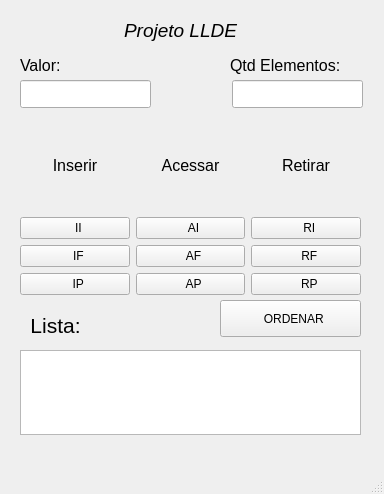
<?xml version="1.0" encoding="UTF-8"?>
<ui version="4.0">
 <class>MainWindow</class>
 <widget class="QMainWindow" name="MainWindow">
  <property name="enabled">
   <bool>true</bool>
  </property>
  <property name="geometry">
   <rect>
    <x>0</x>
    <y>0</y>
    <width>384</width>
    <height>494</height>
   </rect>
  </property>
  <property name="font">
   <font>
    <pointsize>9</pointsize>
   </font>
  </property>
  <property name="mouseTracking">
   <bool>false</bool>
  </property>
  <property name="windowTitle">
   <string>Lista Linear Duplamente Encadeada</string>
  </property>
  <property name="windowIcon">
   <iconset resource="Arquivos.qrc">
    <normaloff>:/new/images/Arquivos/OIP.jpeg</normaloff>:/new/images/Arquivos/OIP.jpeg</iconset>
  </property>
  <property name="toolTip">
   <string notr="true"/>
  </property>
  <widget class="QWidget" name="centralwidget">
   <widget class="QLabel" name="label_4">
    <property name="geometry">
     <rect>
      <x>110</x>
      <y>10</y>
      <width>141</width>
      <height>41</height>
     </rect>
    </property>
    <property name="text">
     <string>&lt;html&gt;&lt;head/&gt;&lt;body&gt;&lt;p align=&quot;center&quot;&gt;&lt;span style=&quot; font-size:14pt; font-style:italic;&quot;&gt;Projeto LLDE&lt;/span&gt;&lt;/p&gt;&lt;/body&gt;&lt;/html&gt;</string>
    </property>
   </widget>
   <widget class="QLabel" name="label_7">
    <property name="geometry">
     <rect>
      <x>20</x>
      <y>50</y>
      <width>61</width>
      <height>31</height>
     </rect>
    </property>
    <property name="text">
     <string>&lt;html&gt;&lt;head/&gt;&lt;body&gt;&lt;p&gt;&lt;span style=&quot; font-size:12pt;&quot;&gt;Valor:&lt;/span&gt;&lt;/p&gt;&lt;/body&gt;&lt;/html&gt;</string>
    </property>
   </widget>
   <widget class="QLabel" name="label_8">
    <property name="geometry">
     <rect>
      <x>230</x>
      <y>50</y>
      <width>141</width>
      <height>31</height>
     </rect>
    </property>
    <property name="text">
     <string>&lt;html&gt;&lt;head/&gt;&lt;body&gt;&lt;p&gt;&lt;span style=&quot; font-size:12pt;&quot;&gt;Qtd Elementos:&lt;/span&gt;&lt;/p&gt;&lt;/body&gt;&lt;/html&gt;</string>
    </property>
   </widget>
   <widget class="QLineEdit" name="lineEditQuantidadeElementos">
    <property name="geometry">
     <rect>
      <x>232</x>
      <y>80</y>
      <width>131</width>
      <height>28</height>
     </rect>
    </property>
   </widget>
   <widget class="QLineEdit" name="lineEditValor">
    <property name="geometry">
     <rect>
      <x>20</x>
      <y>80</y>
      <width>131</width>
      <height>28</height>
     </rect>
    </property>
   </widget>
   <widget class="QLabel" name="label_9">
    <property name="geometry">
     <rect>
      <x>20</x>
      <y>310</y>
      <width>71</width>
      <height>31</height>
     </rect>
    </property>
    <property name="text">
     <string>&lt;html&gt;&lt;head/&gt;&lt;body&gt;&lt;p align=&quot;center&quot;&gt;&lt;span style=&quot; font-size:16pt;&quot;&gt;Lista:&lt;/span&gt;&lt;/p&gt;&lt;/body&gt;&lt;/html&gt;</string>
    </property>
   </widget>
   <widget class="QTextEdit" name="textEditSaida">
    <property name="geometry">
     <rect>
      <x>20</x>
      <y>350</y>
      <width>341</width>
      <height>85</height>
     </rect>
    </property>
   </widget>
   <widget class="QWidget" name="layoutWidget">
    <property name="geometry">
     <rect>
      <x>20</x>
      <y>120</y>
      <width>341</width>
      <height>175</height>
     </rect>
    </property>
    <layout class="QVBoxLayout" name="verticalLayout">
     <item>
      <layout class="QHBoxLayout" name="horizontalLayout_4">
       <item>
        <widget class="QLabel" name="label">
         <property name="text">
          <string>&lt;html&gt;&lt;head/&gt;&lt;body&gt;&lt;p align=&quot;center&quot;&gt;&lt;span style=&quot; font-size:12pt;&quot;&gt;Inserir&lt;/span&gt;&lt;/p&gt;&lt;/body&gt;&lt;/html&gt;</string>
         </property>
        </widget>
       </item>
       <item>
        <widget class="QLabel" name="label_2">
         <property name="text">
          <string>&lt;html&gt;&lt;head/&gt;&lt;body&gt;&lt;p align=&quot;center&quot;&gt;&lt;span style=&quot; font-size:12pt;&quot;&gt;Acessar&lt;/span&gt;&lt;/p&gt;&lt;/body&gt;&lt;/html&gt;</string>
         </property>
        </widget>
       </item>
       <item>
        <widget class="QLabel" name="label_3">
         <property name="text">
          <string>&lt;html&gt;&lt;head/&gt;&lt;body&gt;&lt;p align=&quot;center&quot;&gt;&lt;span style=&quot; font-size:12pt;&quot;&gt;Retirar&lt;/span&gt;&lt;/p&gt;&lt;/body&gt;&lt;/html&gt;</string>
         </property>
        </widget>
       </item>
      </layout>
     </item>
     <item>
      <layout class="QHBoxLayout" name="horizontalLayout">
       <item>
        <widget class="QPushButton" name="pushButtonInserirInicio">
         <property name="mouseTracking">
          <bool>false</bool>
         </property>
         <property name="toolTip">
          <string>Inserir no Inicio</string>
         </property>
         <property name="toolTipDuration">
          <number>-1</number>
         </property>
         <property name="whatsThis">
          <string/>
         </property>
         <property name="text">
          <string>  II</string>
         </property>
         <property name="icon">
          <iconset resource="Arquivos.qrc">
           <normaloff>:/new/images/Arquivos/incluir.jpg</normaloff>:/new/images/Arquivos/incluir.jpg</iconset>
         </property>
         <property name="iconSize">
          <size>
           <width>30</width>
           <height>30</height>
          </size>
         </property>
         <property name="autoDefault">
          <bool>false</bool>
         </property>
        </widget>
       </item>
       <item>
        <widget class="QPushButton" name="pushButtonAcessarInicio">
         <property name="toolTip">
          <string>Acessar no Inicio</string>
         </property>
         <property name="text">
          <string>  AI</string>
         </property>
         <property name="icon">
          <iconset resource="Arquivos.qrc">
           <normaloff>:/new/images/Arquivos/acessar.jpg</normaloff>:/new/images/Arquivos/acessar.jpg</iconset>
         </property>
         <property name="iconSize">
          <size>
           <width>30</width>
           <height>30</height>
          </size>
         </property>
        </widget>
       </item>
       <item>
        <widget class="QPushButton" name="pushButtonRetirarInicio">
         <property name="toolTip">
          <string>Retirar no Inicio</string>
         </property>
         <property name="text">
          <string>  RI</string>
         </property>
         <property name="icon">
          <iconset resource="Arquivos.qrc">
           <normaloff>:/new/images/Arquivos/retirar.jpg</normaloff>:/new/images/Arquivos/retirar.jpg</iconset>
         </property>
         <property name="iconSize">
          <size>
           <width>30</width>
           <height>30</height>
          </size>
         </property>
        </widget>
       </item>
      </layout>
     </item>
     <item>
      <layout class="QHBoxLayout" name="horizontalLayout_2">
       <item>
        <widget class="QPushButton" name="pushButtonInserirFinal">
         <property name="toolTip">
          <string>Incluir no Final</string>
         </property>
         <property name="text">
          <string>  IF</string>
         </property>
         <property name="icon">
          <iconset resource="Arquivos.qrc">
           <normaloff>:/new/images/Arquivos/incluir.jpg</normaloff>:/new/images/Arquivos/incluir.jpg</iconset>
         </property>
         <property name="iconSize">
          <size>
           <width>30</width>
           <height>30</height>
          </size>
         </property>
        </widget>
       </item>
       <item>
        <widget class="QPushButton" name="pushButtonAcessarFinal">
         <property name="toolTip">
          <string>Acessar no Final</string>
         </property>
         <property name="text">
          <string>  AF</string>
         </property>
         <property name="icon">
          <iconset resource="Arquivos.qrc">
           <normaloff>:/new/images/Arquivos/acessar.jpg</normaloff>:/new/images/Arquivos/acessar.jpg</iconset>
         </property>
         <property name="iconSize">
          <size>
           <width>30</width>
           <height>30</height>
          </size>
         </property>
        </widget>
       </item>
       <item>
        <widget class="QPushButton" name="pushButtonRetirarFinal">
         <property name="toolTip">
          <string>Retirar no Final</string>
         </property>
         <property name="text">
          <string>  RF</string>
         </property>
         <property name="icon">
          <iconset resource="Arquivos.qrc">
           <normaloff>:/new/images/Arquivos/retirar.jpg</normaloff>:/new/images/Arquivos/retirar.jpg</iconset>
         </property>
         <property name="iconSize">
          <size>
           <width>30</width>
           <height>30</height>
          </size>
         </property>
        </widget>
       </item>
      </layout>
     </item>
     <item>
      <layout class="QHBoxLayout" name="horizontalLayout_3">
       <item>
        <widget class="QPushButton" name="pushButtonInserirPosicao">
         <property name="toolTip">
          <string>Inserir na Posição</string>
         </property>
         <property name="text">
          <string>  IP</string>
         </property>
         <property name="icon">
          <iconset resource="Arquivos.qrc">
           <normaloff>:/new/images/Arquivos/incluir.jpg</normaloff>:/new/images/Arquivos/incluir.jpg</iconset>
         </property>
         <property name="iconSize">
          <size>
           <width>30</width>
           <height>30</height>
          </size>
         </property>
        </widget>
       </item>
       <item>
        <widget class="QPushButton" name="pushButtonAcessarPosicao">
         <property name="toolTip">
          <string>Acessar na Posição</string>
         </property>
         <property name="text">
          <string>  AP</string>
         </property>
         <property name="icon">
          <iconset resource="Arquivos.qrc">
           <normaloff>:/new/images/Arquivos/acessar.jpg</normaloff>:/new/images/Arquivos/acessar.jpg</iconset>
         </property>
         <property name="iconSize">
          <size>
           <width>30</width>
           <height>30</height>
          </size>
         </property>
        </widget>
       </item>
       <item>
        <widget class="QPushButton" name="pushButtonRetirarPosicao">
         <property name="toolTip">
          <string>Retirar na Posição</string>
         </property>
         <property name="text">
          <string>  RP</string>
         </property>
         <property name="icon">
          <iconset resource="Arquivos.qrc">
           <normaloff>:/new/images/Arquivos/retirar.jpg</normaloff>:/new/images/Arquivos/retirar.jpg</iconset>
         </property>
         <property name="iconSize">
          <size>
           <width>30</width>
           <height>30</height>
          </size>
         </property>
        </widget>
       </item>
      </layout>
     </item>
    </layout>
   </widget>
   <widget class="QPushButton" name="pushButtonOrdenar">
    <property name="geometry">
     <rect>
      <x>220</x>
      <y>300</y>
      <width>141</width>
      <height>37</height>
     </rect>
    </property>
    <property name="toolTip">
     <string>Acessar na Posição</string>
    </property>
    <property name="text">
     <string>  ORDENAR</string>
    </property>
    <property name="icon">
     <iconset resource="Arquivos.qrc">
      <normaloff>:/new/images/Arquivos/ordenacao.jpg</normaloff>:/new/images/Arquivos/ordenacao.jpg</iconset>
    </property>
    <property name="iconSize">
     <size>
      <width>30</width>
      <height>30</height>
     </size>
    </property>
   </widget>
  </widget>
  <widget class="QMenuBar" name="menubar">
   <property name="geometry">
    <rect>
     <x>0</x>
     <y>0</y>
     <width>384</width>
     <height>26</height>
    </rect>
   </property>
  </widget>
  <widget class="QStatusBar" name="statusbar"/>
 </widget>
 <resources>
  <include location="Arquivos.qrc"/>
 </resources>
 <connections/>
</ui>
